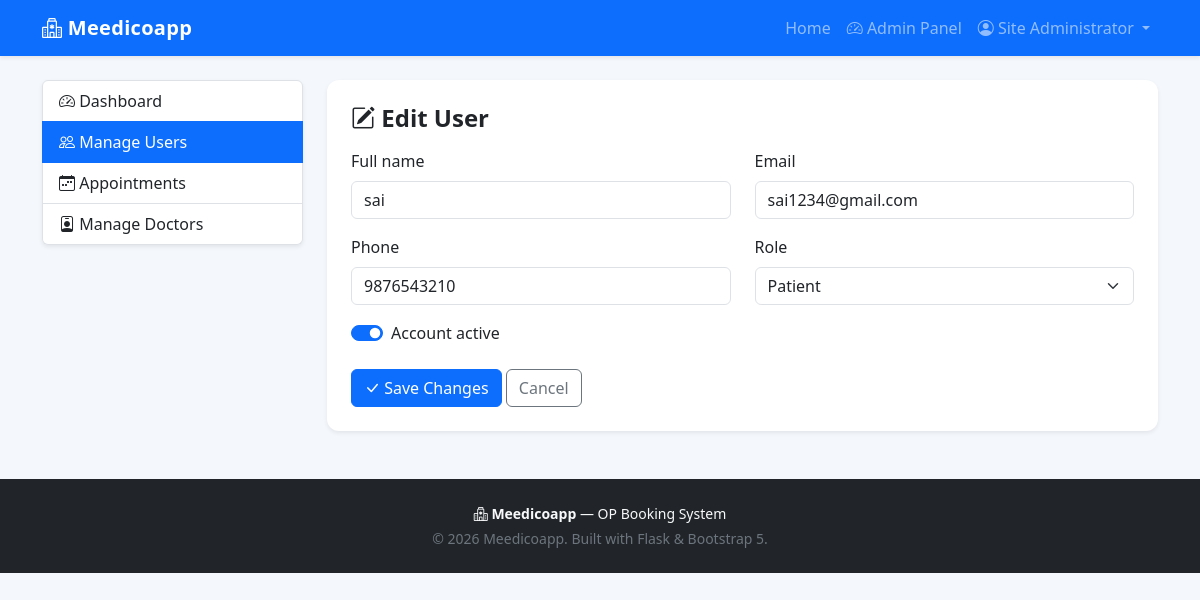
Page /admin/users/2/edit (signed in) on the committed database.
### tables this page shows
CREATE TABLE users (
    id              INTEGER PRIMARY KEY AUTOINCREMENT,
    name            TEXT NOT NULL,
    email           TEXT NOT NULL UNIQUE,
    password_hash   TEXT NOT NULL,
    phone           TEXT,
    role            TEXT NOT NULL DEFAULT 'patient'
                        CHECK (role IN ('patient', 'doctor', 'admin')),
    is_active       INTEGER NOT NULL DEFAULT 1,
    created_at      TEXT NOT NULL
);

### MEDIAPP/meedicoapp/app.py (the view, shortened to what this page needs)
@app.route("/admin/users/<int:user_id>/edit", methods=["GET", "POST"])
@admin_required
def admin_edit_user(user_id):
    target = User.get_by_id(user_id)
    if not target:
        flash("User not found.", "danger")
        return redirect(url_for("admin_users"))
    return render_template("admin_edit_user.html", target=target, roles=VALID_ROLES)

### MEDIAPP/meedicoapp/app.py (called while the page is built)
def current_user():
    user_id = session.get("user_id")
    if not user_id:
        return None
    return User.get_by_id(user_id)

@app.context_processor
def inject_globals():
    return {"current_user": current_user(), "app_name": "Meedicoapp", "config": app.config}

def roles_required(*roles):
    def decorator(view):
        @wraps(view)
        def wrapped(*args, **kwargs):
            user = current_user()
            if not user:
                flash("Please log in to continue.", "warning")
                return redirect(url_for("login", next=request.path))
            if user["role"] not in roles:
                flash("You do not have permission to access that page.", "danger")
                return redirect(url_for("dashboard"))
            return view(*args, **kwargs)
        return wrapped
    return decorator

### MEDIAPP/meedicoapp/models.py (called while the page is built)
def get_connection():
    conn = sqlite3.connect(DATABASE_PATH)
    conn.row_factory = sqlite3.Row
    conn.execute("PRAGMA foreign_keys = ON")
    return conn

@contextmanager
def get_cursor(commit=False):
    conn = get_connection()
    cursor = conn.cursor()
    try:
        yield cursor
        if commit:
            conn.commit()
    finally:
        conn.close()

def row_to_dict(row):
    return dict(row) if row is not None else None

    @staticmethod
    def get_by_id(user_id):
        with get_cursor() as cur:
            cur.execute("SELECT * FROM users WHERE id = ?", (user_id,))
            return row_to_dict(cur.fetchone())

### MEDIAPP/meedicoapp/templates/admin_edit_user.html (shortened to what this page needs)
{% extends "base.html" %}
{% block content %}
<div class="row">
    <div class="col-lg-3 mb-3">
        {% include "_admin_sidebar.html" %}
    </div>
    <div class="col-lg-9">
        <div class="card border-0 shadow-sm">
            <div class="card-body p-4">
                <h4 class="fw-bold mb-3"><i class="bi bi-pencil-square"></i> Edit User</h4>
                <form method="POST">
                    <div class="row">
                        <div class="col-md-6 mb-3">
                            <label class="form-label">Full name</label>
                            <input type="text" name="name" class="form-control" value="{{ target.name }}" required>
                        </div>
                        <div class="col-md-6 mb-3">
                            <label class="form-label">Email</label>
                            <input type="email" name="email" class="form-control" value="{{ target.email }}" required>
                        </div>
                    </div>
                    <div class="row">
                        <div class="col-md-6 mb-3">
                            <label class="form-label">Phone</label>
                            <input type="tel" name="phone" class="form-control" value="{{ target.phone or '' }}">
                        </div>
                        <div class="col-md-6 mb-3">
                            <label class="form-label">Role</label>
                            <select name="role" class="form-select">
                                {% for r in roles %}
                                <option value="{{ r }}" {% if target.role == r %}selected{% endif %}>{{ r|capitalize }}</option>
                                {% endfor %}
                            </select>
                        </div>
                    </div>
                    <div class="form-check form-switch mb-4">
                        <input class="form-check-input" type="checkbox" name="is_active" id="is_active" {% if target.is_active %}checked{% endif %}>
                        <label class="form-check-label" for="is_active">Account active</label>
                    </div>
                    <button type="submit" class="btn btn-primary"><i class="bi bi-check-lg"></i> Save Changes</button>
                    <a href="{{ url_for('admin_users') }}" class="btn btn-outline-secondary">Cancel</a>
                </form>
            </div>
        </div>
    </div>
</div>
{% endblock %}

### MEDIAPP/meedicoapp/templates/base.html (shortened to what this page needs)
<!DOCTYPE html>
<html lang="en">
<head>
    <link href="https://cdn.jsdelivr.net/npm/bootstrap@5.3.3/dist/css/bootstrap.min.css" rel="stylesheet">
    <link rel="stylesheet" href="https://cdn.jsdelivr.net/npm/bootstrap-icons@1.11.3/font/bootstrap-icons.css">
    <link rel="stylesheet" href="{{ url_for('static', filename='css/style.css') }}">
</head>
<body>
<nav class="navbar navbar-expand-lg navbar-dark bg-primary shadow-sm">
    <div class="container">
        <a class="navbar-brand fw-bold" href="{{ url_for('index') }}">
            <i class="bi bi-hospital"></i> Meedicoapp
        </a>
        <div class="collapse navbar-collapse" id="navMain">
            <ul class="navbar-nav ms-auto align-items-lg-center">
                <li class="nav-item"><a class="nav-link" href="{{ url_for('index') }}">Home</a></li>
                {% if current_user %}
                    {% if current_user.role == 'admin' %}
                        <li class="nav-item"><a class="nav-link" href="{{ url_for('admin_dashboard') }}"><i class="bi bi-speedometer2"></i> Admin Panel</a></li>
                    {% else %}
                        <li class="nav-item"><a class="nav-link" href="{{ url_for('dashboard') }}">Dashboard</a></li>
                    {% endif %}
                    <li class="nav-item dropdown">
                        <a class="nav-link dropdown-toggle" href="#" role="button" data-bs-toggle="dropdown">
                            <i class="bi bi-person-circle"></i> {{ current_user.name }}
                        </a>
                    </li>
                {% else %}
                    <li class="nav-item"><a class="nav-link" href="{{ url_for('login') }}">Login</a></li>
                    <li class="nav-item">
                        <a class="btn btn-light btn-sm ms-lg-2 fw-semibold" href="{{ url_for('register') }}">Register</a>
                    </li>
                {% endif %}
            </ul>
        </div>
    </div>
</nav>
<main class="container my-4">
    {% block content %}{% endblock %}
</main>
<footer class="bg-dark text-light py-4 mt-5">
    <div class="container text-center small">
        <p class="mb-1"><i class="bi bi-hospital"></i> <strong>Meedicoapp</strong> &mdash; OP Booking System</p>
        <p class="mb-0 text-secondary">&copy; {{ 2026 }} Meedicoapp. Built with Flask &amp; Bootstrap 5.</p>
    </div>
</footer>
</body>
</html>

### MEDIAPP/meedicoapp/static/css/style.css (style rules this page uses)
body { background-color: #f4f7fb; }
.navbar-brand { letter-spacing: 0.3px; }
.card { border-radius: 0.75rem; }

### rows in the picture
users: name "Site Administrator"
users: name "sai", email "sai1234@gmail.com", phone "9876543210", role "Patient", is_active "☑"

### other values in the picture
{{ 2026 }} "2026"
